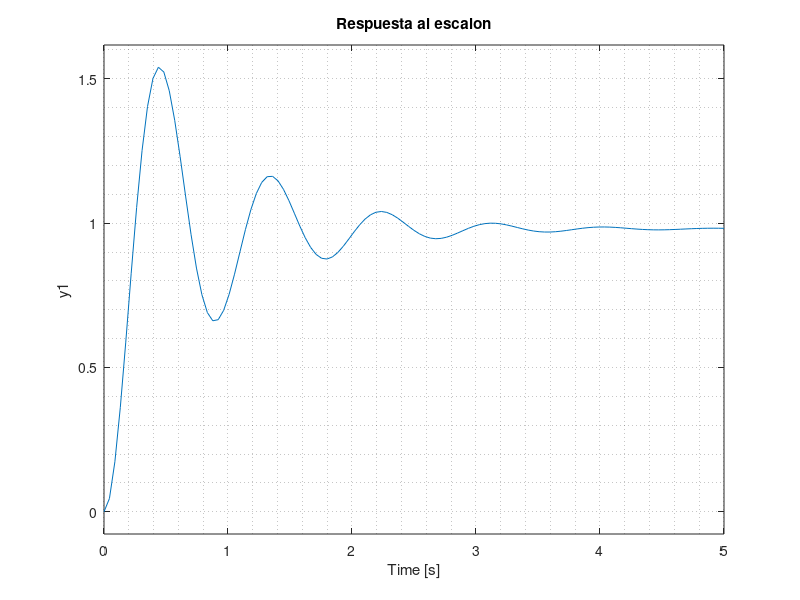
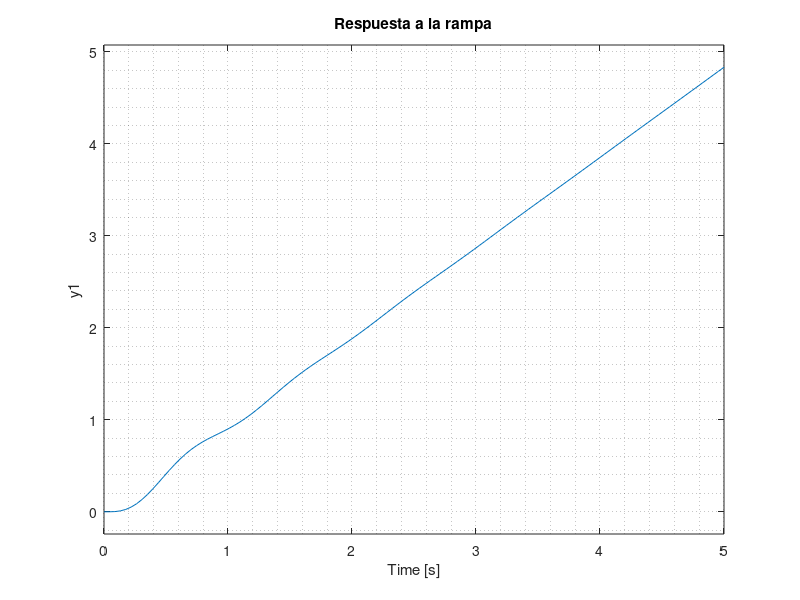
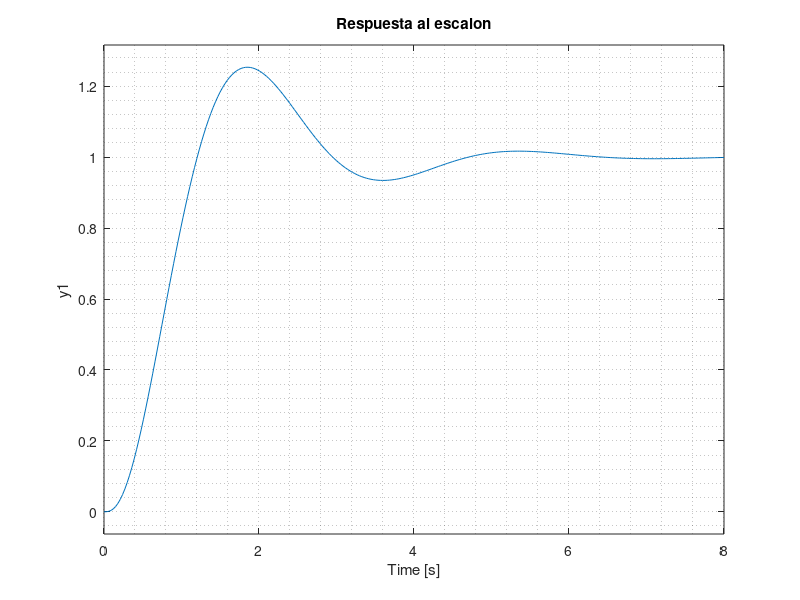
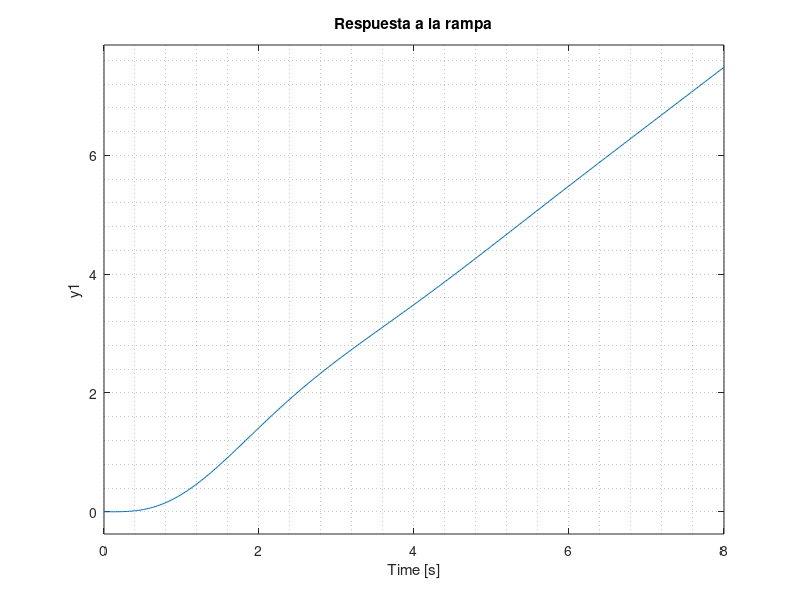

MATLAB code to generate these figures, in order: (Note: this script raises an error after producing the figures.)
%UNIDAD 8 - EJERCICIO 4

## Dado el siguiente sistema se pide:
## a) Determinar las constantes de error de posición, velocidad y
##    aceleración: Kp, Kv, Ka.
## b) Determinar el error de estado estable para los distintos
##    tipos de entradas


%              +
%   R(s) ---> (Σ)---> [ G(s) ] ---+---> C(s)
%              ^-                 |
%              |                  |
%              +------------------+
%          (         H(s)=1)

%Ejercicio 4.1
%.................................................................

clear all, close all, clc;
pkg load control;

%Defino la funcion de transferencia
s = tf('s')
G1 = 50/((1+0.5*s)*(1+2*s))     % vemos que es tipo 0
H1 = 1; %suponemos r.unitaria

%Defino las constantes de error
Kp = dcgain(G1*H1)
Kv = dcgain(minreal(s*G1*H1))
Ka = dcgain(minreal((s^2)*G1*H1))

%Calculo los errores
R0 = 1;
Erp = (R0/(1+Kp))
Erv = (R0/Kv)
Era = ((2*R0)/Ka)

% Como uso paquete de control, puedo usar step para ver como responde
% la salida frente a cada entrada

step(feedback(G1,H1));grid;grid minor;
title('Respuesta al escalon')
figure()
%la salida se estabiliza en un valor menor a 1

ramp(feedback(G1,H1));grid;grid minor;
title('Respuesta a la rampa')


%defino la tf de una parabola
figure()
par = (2*R0)/(s^3)
impulse(par*feedback(G1,H1));grid;grid minor;
title('Respuesta a la parabola')



%Ejercicio 4.2
%.................................................................

clear all, close all, clc;
pkg load control;

s = tf('s');

%Defino la funcion de transferencia:
G2 = 2/(s*(1+0.1*s)*(1+0.5*s));
H2 = 1;

%calculo de constantes:
Kp = dcgain(G2*H2)
Kv = dcgain(minreal(s*G2*H2))
Ka = dcgain(minreal((s^2)*G2*H2))

%Calculo los errores
R0 = 1
Erp = (R0/(1+Kp))
Erv = (R0/Kv)
Era = ((2*R0)/Ka)

step(feedback(G2,H2));grid;grid minor;
title('Respuesta al escalon')
figure()
%la salida se estabiliza en un valor menor a 1

ramp(feedback(G2,H2));grid;grid minor;
title('Respuesta a la rampa')


%defino la tf de una parabola
figure()
par = (2*R0)/(s^3)
impulse(par*feedback(G2,H2));grid;grid minor;
title('Respuesta a la parabola')


%Ejercicio 4.3
%.................................................................

close all, clear all, clc;
pkg load control;


%cargamos la fdt (G3)
s = tf('s')
G3 = 1/(s*(s^2+4*s+200))
H3 = 1

%calculamos las constantes Kp, Kv y Ka
Kp = dcgain(H3*G3)
Kv = dcgain(minreal(s*H3*G3))
Ka = dcgain(minreal(s^2*G3*H3))
                                %usamos dcgain porque estamos usando el
                                %paquete de control(obtengo numeros)

%calculamos los errores
Ro = 1; %amplitud 1

Erp = Ro/(1+Kp)
Erv = Ro/Kv
Era = 2*Ro/Ka

%respuestas a las entradas
% step(G3) es a lazo abierto

step(feedback(G3,H3,-1)); grid, grid minor;
title('respuesta al escalon')
figure()

ramp(feedback(G3,H3,-1));grid;
title('respuesta a la rampa')

%defino como sistema a la TL  de la parabola
par = (2*Ro)/(s^3)
figure()
impulse(par*feedback(G3,H3,-1));
title('respuesta a la parabola')


%Ejercicio 4.6
%.................................................................

pkg load symbolic; %uso simbolico porque no conozco K
syms s K real positive;

G6 = K/((1+s)*(1+10*s)*(1+20*s)) %tipo 0

%constantes de error
Kp = (G6)
Kv = (s*G6)
Ka = (s^2)*G6

%errores
s = 0;
R0 = 1
Erp = eval(R0/(1+Kp))
Erv = eval(R0/Kv)
Era = eval((2*R0)/Ka)


%dado este sistema calcule el valor de K de tal forma q el
%error de posicion con realimentacion unitaria sea menor
%que 0,33 ante un escalon unitario


% Erp = 1/(1+Kp) < 0.33

K_val = solve(Erp < 0.33 ,K);

disp('El valor de K para que Erp sea menor a 0.33 es:')
(K_val)
